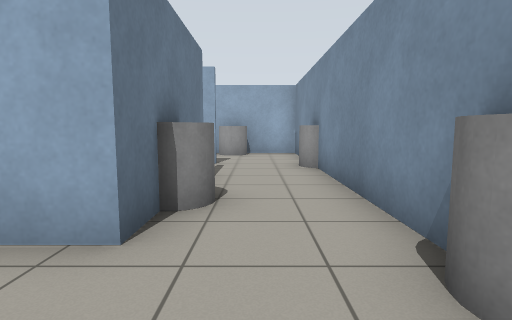
view 1 (above)

24 first-person views from a walk through a robot-simulator world made for Gazebo. The camera is 0.94 m above the floor, tilts 6° down and sees 80° across. The floor is counted in squares, 1 m on a side. Each view is taken from the middle of a square. On the plan, view 1 faces up. The plan holds only what a view shows up to about 11 squares ahead; the rest is blank.

view 2
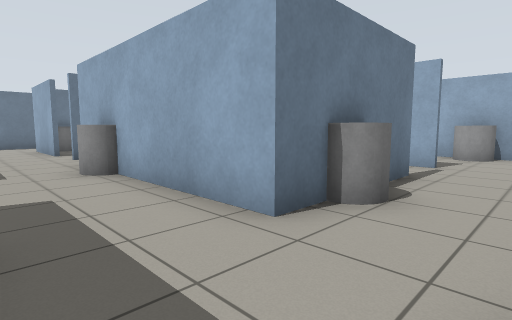

view 3
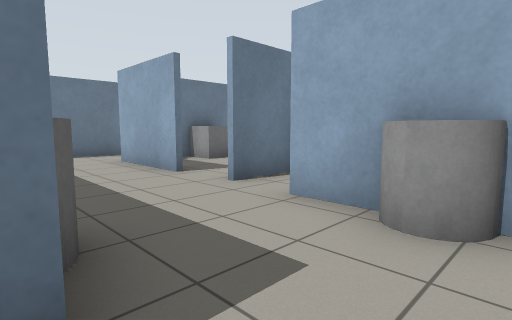

view 4
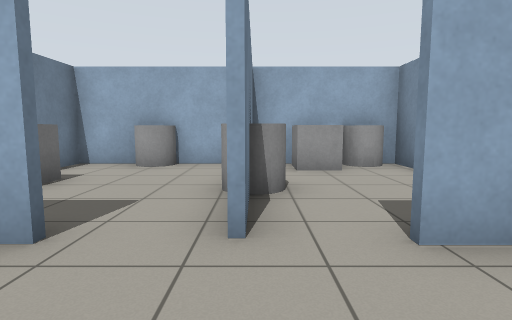

view 5
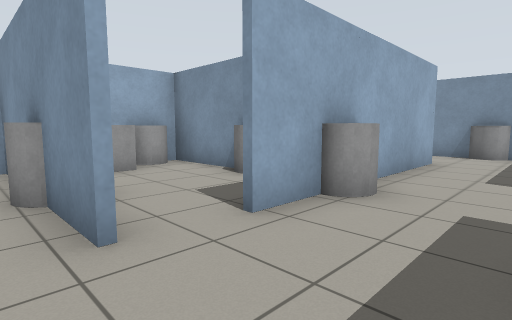

view 6
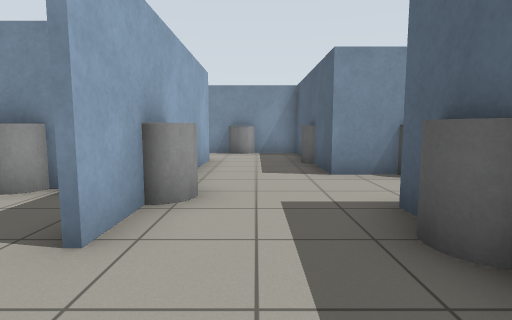

view 7
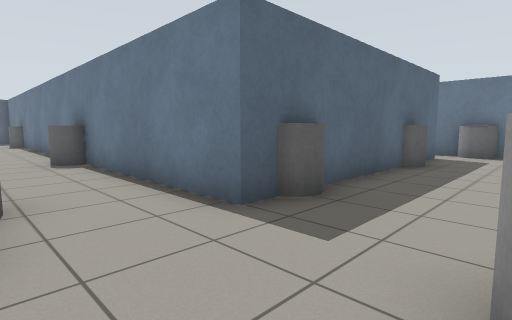

view 8
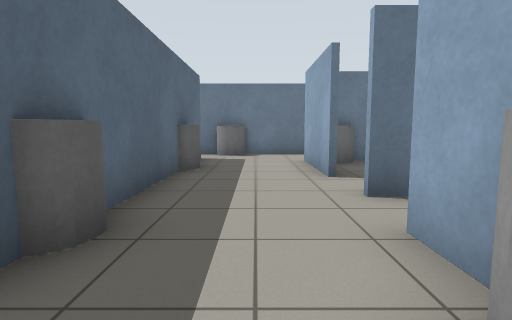

view 9
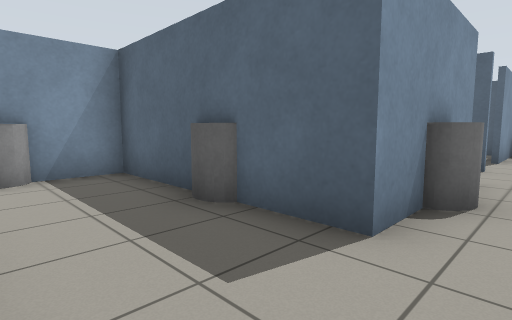

view 10
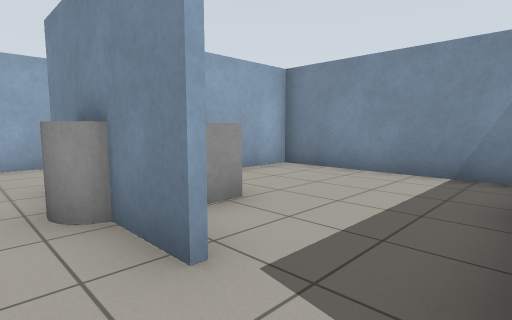

view 11
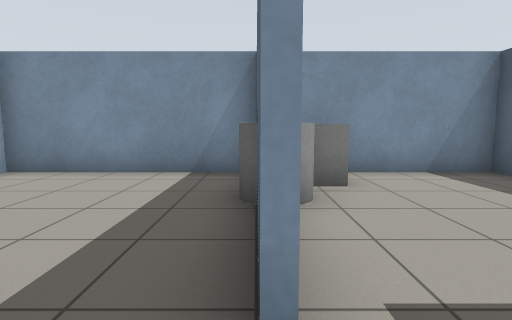

view 12
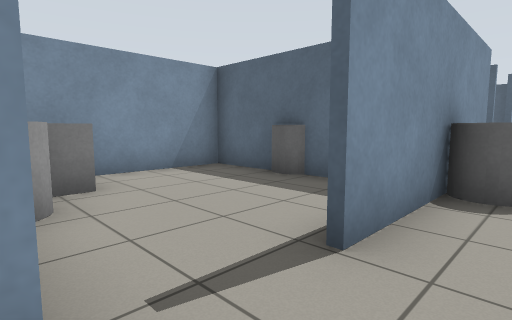

view 13
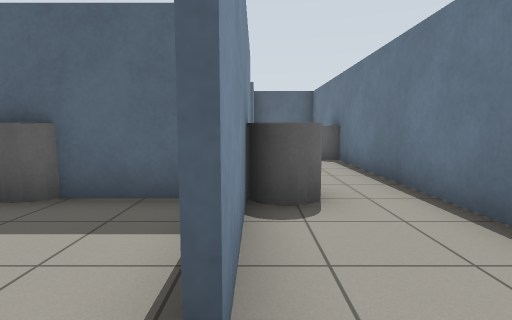

view 14
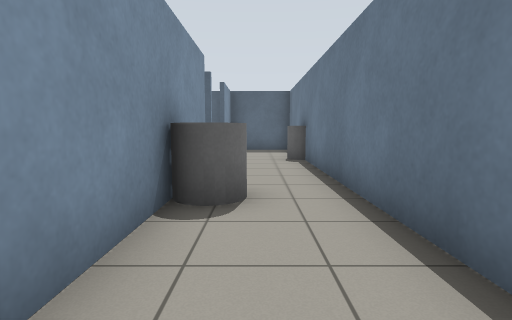

view 15
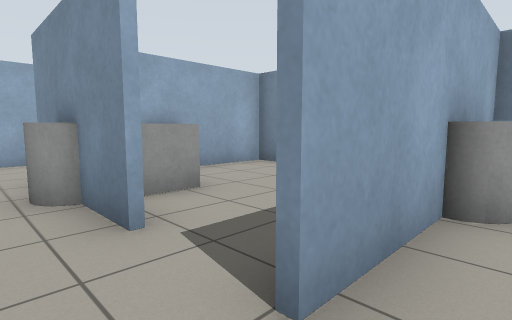

view 16
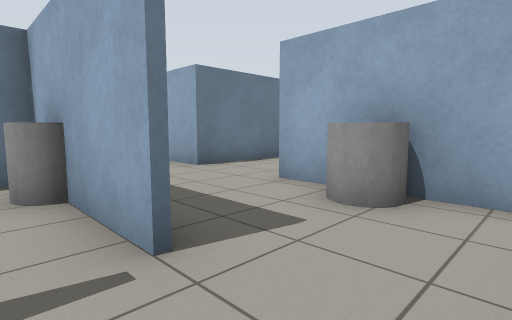

view 17
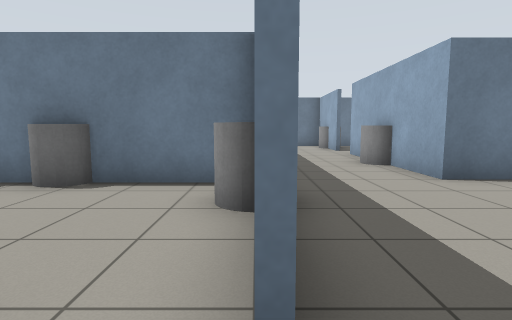

view 18
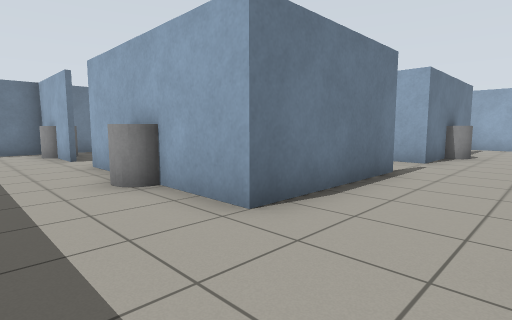

view 19
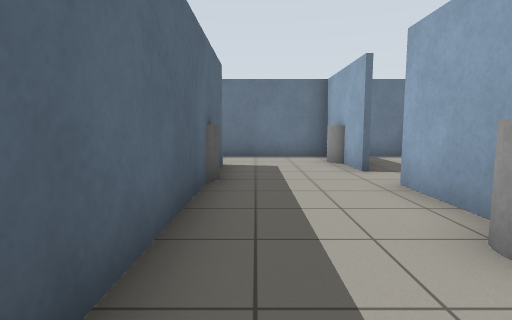

view 20
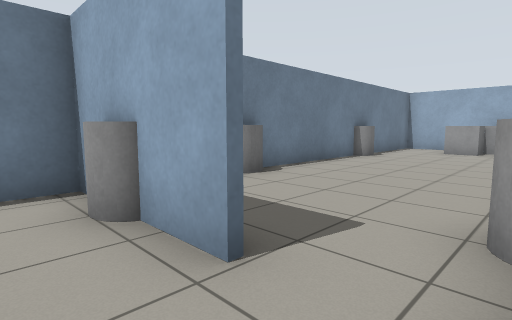

view 21
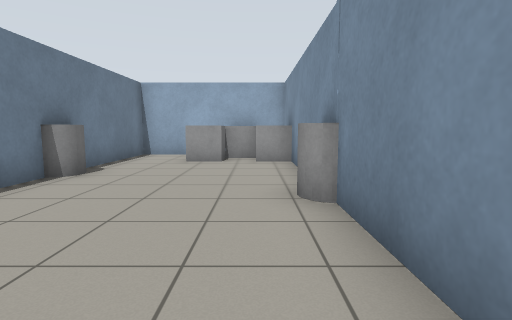

view 22
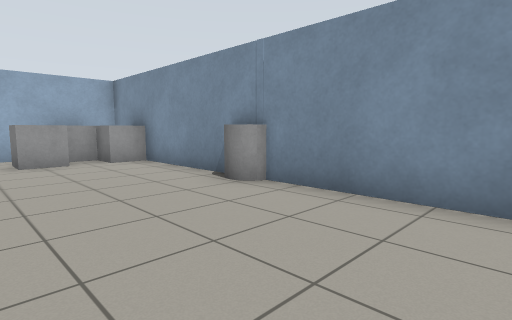

view 23
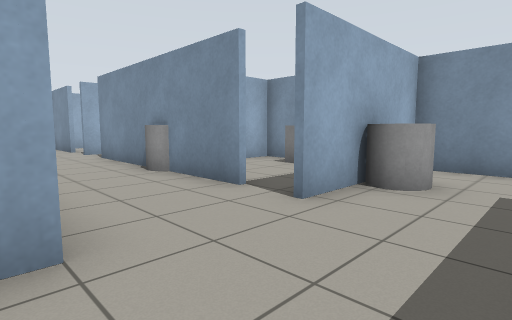

view 24
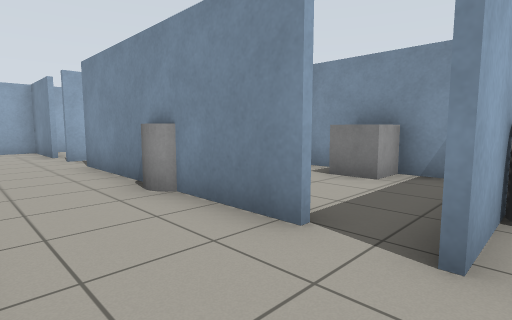

### Floor plan
Ten units are one square. View 1 is at (0, 0); x grows to the right and y downward. Boxes are objects, and circles mark ways between rooms. Rooms are numbered by the first view taken in them; rooms with no view inside come last. Other rooms are left out.
<svg viewBox="-170 -253 200 383">
<path fill="none" stroke="#000" d="M-92 -25 -92 -35M-91 -42 -91 -25M-107 -24 -125 -24M-53 -40 -53 -80M-44 -24 -77 -24M-39 5 -25 5M-91 -74 -91 -58M-65 -80 -90 -80M-11 -24 -26 -24M-145 7 -64 7M-6 5 15 5M-160 -32 -160 11M15 10 15 -6M-39 15 -39 5M-64 7 -64 24M-39 44 -39 15M-40 60 -26 60M15 61 15 10M-64 24 -64 65M15 7 -6 7M-64 84 -64 96M-39 95 -39 80M-34 110 15 110 15 61M15 62 -39 62M-10 -80 -25 -80M15 -86 15 -114 -29 -114M-110 -142 -110 -248 -160 -248 -160 -154M-125 -114 -135 -114M-160 -139 -160 -126M-154 -114 -160 -114 -160 -79M-115 -80 -125 -80M-139 -81 -69 -81M-55 -125 -55 -114 -111 -114M-50 -80 -65 -80M-125 -80 -137 -80 -137 -34M-90 -80 -115 -80M-92 -35 -92 -80M-25 -80 -50 -80M-52 -80 -52 -35M15 -24 15 -65M-11 -64 -11 -24M-39 114 -39 95"/>
<rect x="-165" y="-5" width="10" height="10" fill="#bbb"><title>grey cylinder</title></rect>
<rect x="-145" y="-35" width="20" height="10" fill="#bbb"><title>grey cylinder</title></rect>
<rect x="-125" y="5" width="10" height="10" fill="#bbb"><title>grey cylinder</title></rect>
<rect x="-95" y="-55" width="10" height="10" fill="#bbb"><title>grey cylinder</title></rect>
<rect x="-85" y="5" width="10" height="10" fill="#bbb"><title>grey cylinder</title></rect>
<rect x="-85" y="-75" width="20" height="10" fill="#bbb"><title>grey box</title></rect>
<rect x="-65" y="-35" width="10" height="20" fill="#bbb"><title>grey cylinder</title></rect>
<rect x="-65" y="-55" width="20" height="10" fill="#bbb"><title>grey cylinder</title></rect>
<rect x="5" y="-25" width="20" height="20" fill="#bbb"><title>grey cylinder</title></rect>
<rect x="-45" y="15" width="20" height="10" fill="#bbb"><title>grey cylinder</title></rect>
<rect x="-35" y="15" width="20" height="20" fill="#bbb"><title>grey box</title></rect>
<rect x="-25" y="-5" width="20" height="20" fill="#bbb"><title>grey cylinder</title></rect>
<rect x="-15" y="55" width="10" height="20" fill="#bbb"><title>grey cylinder</title></rect>
<rect x="-65" y="65" width="10" height="20" fill="#bbb"><title>grey cylinder</title></rect>
<rect x="-15" y="105" width="10" height="20" fill="#bbb"><title>grey cylinder</title></rect>
<rect x="-5" y="65" width="20" height="10" fill="#bbb"><title>grey box</title></rect>
<rect x="-15" y="-115" width="10" height="10" fill="#bbb"><title>grey cylinder</title></rect>
<rect x="5" y="-85" width="20" height="20" fill="#bbb"><title>grey cylinder</title></rect>
<rect x="-165" y="-155" width="10" height="10" fill="#bbb"><title>grey cylinder</title></rect>
<rect x="-165" y="-205" width="10" height="10" fill="#bbb"><title>grey cylinder</title></rect>
<rect x="-155" y="-125" width="20" height="20" fill="#bbb"><title>grey cylinder</title></rect>
<rect x="-145" y="-235" width="20" height="10" fill="#bbb"><title>grey box</title></rect>
<rect x="-135" y="-245" width="20" height="10" fill="#bbb"><title>grey box</title></rect>
<rect x="-125" y="-85" width="10" height="10" fill="#bbb"><title>grey cylinder</title></rect>
<rect x="-125" y="-235" width="10" height="10" fill="#bbb"><title>grey box</title></rect>
<rect x="-115" y="-135" width="10" height="10" fill="#bbb"><title>grey cylinder</title></rect>
<rect x="-115" y="-185" width="10" height="10" fill="#bbb"><title>grey cylinder</title></rect>
<rect x="-85" y="-125" width="10" height="20" fill="#bbb"><title>grey cylinder</title></rect>
<rect x="-65" y="-85" width="10" height="10" fill="#bbb"><title>grey cylinder</title></rect>
<rect x="-135" y="-55" width="10" height="10" fill="#bbb"><title>grey box</title></rect>
<rect x="-45" y="-85" width="10" height="10" fill="#bbb"><title>grey cylinder</title></rect>
<rect x="-15" y="-45" width="10" height="10" fill="#bbb"><title>grey cylinder</title></rect>
<rect x="-55" y="105" width="20" height="10" fill="#bbb"><title>grey cylinder</title></rect>
<circle cx="-50" cy="10" r="3" fill="#2a7"/>
<circle cx="-100" cy="-30" r="3" fill="#2a7"/>
<circle cx="5" cy="-30" r="3" fill="#2a7"/>
<circle cx="-50" cy="35" r="3" fill="#2a7"/>
<circle cx="-45" cy="60" r="3" fill="#2a7"/>
<circle cx="-50" cy="90" r="3" fill="#2a7"/>
<circle cx="-20" cy="-95" r="3" fill="#2a7"/>
<circle cx="-20" cy="-70" r="3" fill="#2a7"/>
<circle cx="5" cy="-55" r="3" fill="#2a7"/>
<text x="-80" y="-20">1</text>
<text x="-50" y="10">2</text>
<text x="-20" y="40">3</text>
<text x="-70" y="80">4</text>
<text x="0" y="-90">5</text>
<text x="-120" y="-140">6</text>
<text x="-120" y="-60">7</text>
<text x="-30" y="-50">8</text>
<text x="0" y="-40">9</text>
<text x="-60" y="110">10</text>
</svg>
Room 1 opens to room 2. Room 1 opens to room 7. Room 1 opens to room 9. Room 2 opens to room 3. Room 3 opens to room 4. Room 4 opens to room 10. Room 5 opens to room 6. Room 5 opens to room 8. Room 5 opens to room 9.

Where each view was taken, in squares from view 1:
view 1: 0 up, 0 right, facing up
view 2: 0 up, 1 right, facing up-left
view 3: 1 down, 5 left, facing up-left
view 4: 0 up, 9 left, facing up
view 5: 0 up, 10 left, facing up-right
view 6: 1 up, 10 left, facing right
view 7: 2 up, 4 left, facing down-left
view 8: 1 up, 5 left, facing left
view 9: 2 up, 5 left, facing down-right
view 10: 6 down, 5 left, facing up-right
view 11: 6 down, 5 left, facing right
view 12: 6 down, 5 left, facing down-right
view 13: 7 down, 4 left, facing down
view 14: 7 down, 5 left, facing down
view 15: 7 down, 5 left, facing up-right
view 16: 7 up, 1 right, facing up-left
view 17: 8 up, 0 right, facing left
view 18: 9 up, 3 left, facing up-left
view 19: 9 up, 6 left, facing left
view 20: 10 up, 11 left, facing up-left
view 21: 14 up, 12 left, facing up
view 22: 14 up, 15 left, facing up-right
view 23: 9 up, 6 left, facing up-right
view 24: 11 up, 5 left, facing up-right
